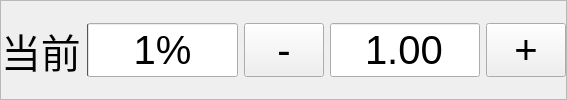
            <widget class="QFrame" name="frame_acc_ov">
             <property name="font">
              <font>
               <pointsize>30</pointsize>
               <weight>50</weight>
               <italic>false</italic>
               <bold>false</bold>
              </font>
             </property>
             <property name="frameShape">
              <enum>QFrame::StyledPanel</enum>
             </property>
             <property name="frameShadow">
              <enum>QFrame::Raised</enum>
             </property>
             <property name="lineWidth">
              <number>1</number>
             </property>
             <layout class="QHBoxLayout" name="horizontalLayout_5">
              <property name="leftMargin">
               <number>0</number>
              </property>
              <property name="topMargin">
               <number>0</number>
              </property>
              <property name="rightMargin">
               <number>0</number>
              </property>
              <property name="bottomMargin">
               <number>0</number>
              </property>
              <item>
               <widget class="QLabel" name="label_49">
                <property name="font">
                 <font>
                  <pointsize>30</pointsize>
                  <weight>50</weight>
                  <italic>false</italic>
                  <bold>false</bold>
                 </font>
                </property>
                <property name="text">
                 <string>当前</string>
                </property>
               </widget>
              </item>
              <item>
               <widget class="QProgressBar" name="progressBar_accelerator_ov">
                <property name="font">
                 <font>
                  <pointsize>30</pointsize>
                  <weight>50</weight>
                  <italic>false</italic>
                  <bold>false</bold>
                 </font>
                </property>
                <property name="value">
                 <number>1</number>
                </property>
               </widget>
              </item>
              <item>
               <widget class="QPushButton" name="pushButton_minus2">
                <property name="font">
                 <font>
                  <pointsize>30</pointsize>
                  <weight>50</weight>
                  <italic>false</italic>
                  <bold>false</bold>
                 </font>
                </property>
                <property name="toolTip">
                 <string>Alt+3</string>
                </property>
                <property name="text">
                 <string>-</string>
                </property>
               </widget>
              </item>
              <item>
               <widget class="QLineEdit" name="lineEdit_d2">
                <property name="enabled">
                 <bool>true</bool>
                </property>
                <property name="sizePolicy">
                 <sizepolicy hsizetype="Maximum" vsizetype="Fixed">
                  <horstretch>0</horstretch>
                  <verstretch>0</verstretch>
                 </sizepolicy>
                </property>
                <property name="maximumSize">
                 <size>
                  <width>150</width>
                  <height>16777215</height>
                 </size>
                </property>
                <property name="font">
                 <font>
                  <pointsize>30</pointsize>
                  <weight>50</weight>
                  <italic>false</italic>
                  <bold>false</bold>
                 </font>
                </property>
                <property name="text">
                 <string>1.00</string>
                </property>
                <property name="alignment">
                 <set>Qt::AlignCenter</set>
                </property>
                <property name="readOnly">
                 <bool>true</bool>
                </property>
               </widget>
              </item>
              <item>
               <widget class="QPushButton" name="pushButton_plus2">
                <property name="font">
                 <font>
                  <pointsize>30</pointsize>
                  <weight>50</weight>
                  <italic>false</italic>
                  <bold>false</bold>
                 </font>
                </property>
                <property name="toolTip">
                 <string>Alt+4</string>
                </property>
                <property name="text">
                 <string>+</string>
                </property>
               </widget>
              </item>
             </layout>
            </widget>
